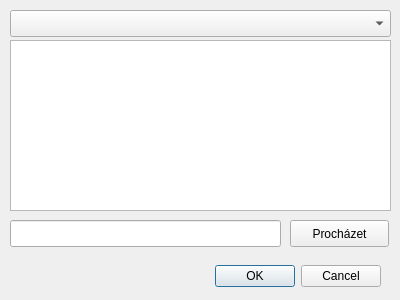
<?xml version="1.0" encoding="UTF-8"?>
<ui version="4.0">
 <class>MessageDialog</class>
 <widget class="QDialog" name="MessageDialog">
  <property name="geometry">
   <rect>
    <x>0</x>
    <y>0</y>
    <width>400</width>
    <height>300</height>
   </rect>
  </property>
  <property name="windowTitle">
   <string>Odeslání zprávy</string>
  </property>
  <widget class="QDialogButtonBox" name="buttonBox">
   <property name="geometry">
    <rect>
     <x>40</x>
     <y>260</y>
     <width>341</width>
     <height>32</height>
    </rect>
   </property>
   <property name="orientation">
    <enum>Qt::Horizontal</enum>
   </property>
   <property name="standardButtons">
    <set>QDialogButtonBox::Cancel|QDialogButtonBox::Ok</set>
   </property>
  </widget>
  <widget class="QPlainTextEdit" name="plainTextEditMessage">
   <property name="geometry">
    <rect>
     <x>10</x>
     <y>40</y>
     <width>381</width>
     <height>171</height>
    </rect>
   </property>
  </widget>
  <widget class="QPushButton" name="browseButton">
   <property name="geometry">
    <rect>
     <x>290</x>
     <y>220</y>
     <width>99</width>
     <height>27</height>
    </rect>
   </property>
   <property name="text">
    <string>Procházet</string>
   </property>
  </widget>
  <widget class="QLineEdit" name="lineEditPath">
   <property name="geometry">
    <rect>
     <x>10</x>
     <y>220</y>
     <width>271</width>
     <height>27</height>
    </rect>
   </property>
  </widget>
  <widget class="QComboBox" name="comboBoxUsers">
   <property name="geometry">
    <rect>
     <x>10</x>
     <y>10</y>
     <width>381</width>
     <height>27</height>
    </rect>
   </property>
  </widget>
 </widget>
 <resources/>
 <connections>
  <connection>
   <sender>buttonBox</sender>
   <signal>accepted()</signal>
   <receiver>MessageDialog</receiver>
   <slot>accept()</slot>
   <hints>
    <hint type="sourcelabel">
     <x>248</x>
     <y>254</y>
    </hint>
    <hint type="destinationlabel">
     <x>157</x>
     <y>274</y>
    </hint>
   </hints>
  </connection>
  <connection>
   <sender>buttonBox</sender>
   <signal>rejected()</signal>
   <receiver>MessageDialog</receiver>
   <slot>reject()</slot>
   <hints>
    <hint type="sourcelabel">
     <x>316</x>
     <y>260</y>
    </hint>
    <hint type="destinationlabel">
     <x>286</x>
     <y>274</y>
    </hint>
   </hints>
  </connection>
 </connections>
</ui>
